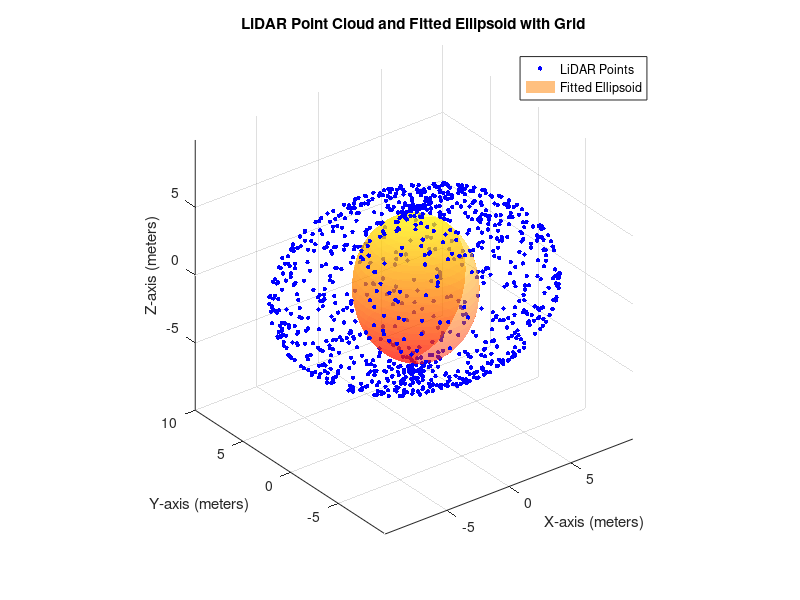

Reproduce this figure in MATLAB.
% MATLAB Code for Ellipsoid Fitting with LiDAR Data (Updated)

% Generate synthetic LiDAR point cloud data directly on the ellipsoid surface
N = 1000; % Number of points

theta = 2 * pi * rand(N, 1); % Random azimuth angles
phi = pi * rand(N, 1) - pi/2; % Random elevation angles

a = 10; b = 8; c = 6; % Semi-axes of the ellipsoid

% Generate points directly on the ellipsoid surface
x = a * cos(theta) .* cos(phi);
y = b * sin(theta) .* cos(phi);
z = c * sin(phi);

pointCloud = [x y z]; % Points are now directly on the ellipsoid surface

% Calculate centroid
centroid = mean(pointCloud, 1);

x0 = centroid(1);
y0 = centroid(2);
z0 = centroid(3);

% Center the data
centeredData = pointCloud - centroid;

% Compute covariance matrix
C = cov(centeredData);

% Perform eigen decomposition
[V, D] = eig(C); % V = eigenvectors, D = eigenvalues (diagonal matrix)

% Extract semi-axes lengths from eigenvalues
semi_axes = sqrt(diag(D));

a_fit = semi_axes(1);
b_fit = semi_axes(2);
c_fit = semi_axes(3);

% Display results
fprintf('Ellipsoid Center: (%.2f, %.2f, %.2f)\n', x0, y0, z0);
fprintf('Fitted Semi-Axes: a = %.2f, b = %.2f, c = %.2f\n', a_fit, b_fit, c_fit);

% Plot original point cloud and fitted ellipsoid
figure;

scatter3(pointCloud(:,1), pointCloud(:,2), pointCloud(:,3), 10, 'b', 'filled'); % LiDAR points
hold on;

% Generate fitted ellipsoid for visualization
[X, Y, Z] = ellipsoid(x0, y0, z0, a_fit, b_fit, c_fit, 30); % Create ellipsoid mesh grid

surf(X, Y, Z, 'FaceAlpha', 0.5, 'EdgeColor', 'none'); % Plot fitted ellipsoid with transparency

colormap autumn; % Set colormap for visualization
xlabel('X-axis (meters)');
ylabel('Y-axis (meters)');
zlabel('Z-axis (meters)');
title('LiDAR Point Cloud and Fitted Ellipsoid with Grid');
axis equal;
grid on; % Add grid for better visualization
legend({'LiDAR Points', 'Fitted Ellipsoid'}, 'Location', 'best');
